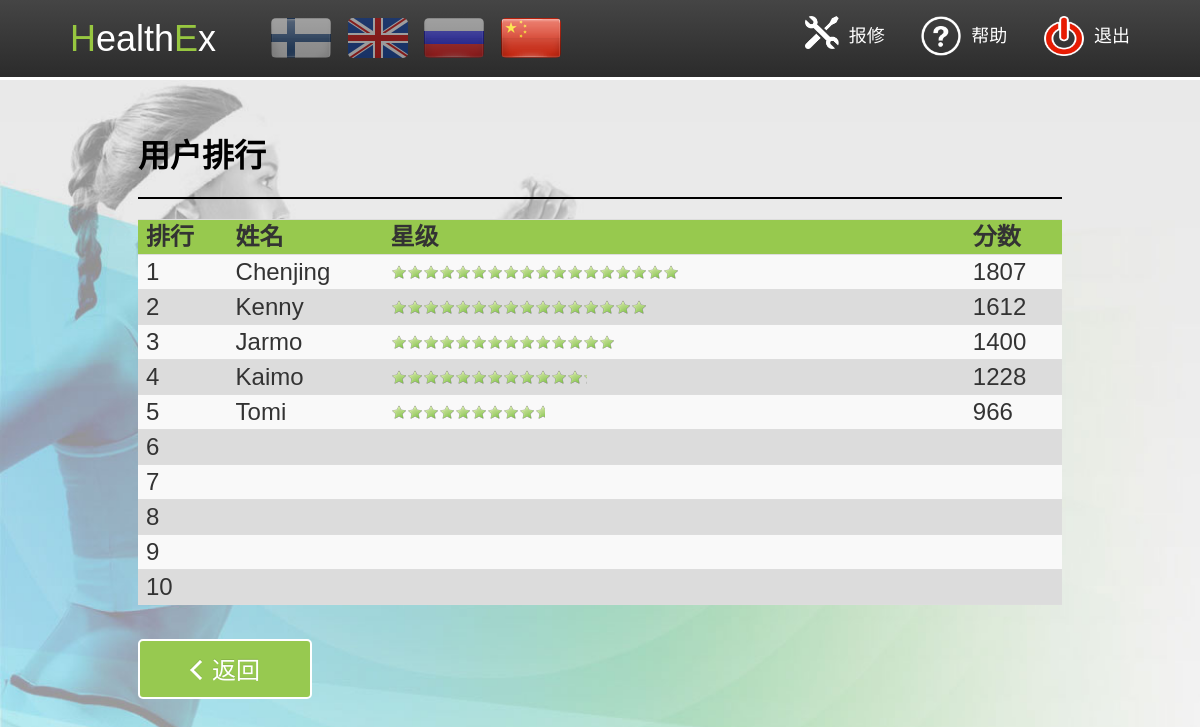
Page /kiosk/rank.php?lang=cn on the committed database.
### tables this page shows
CREATE TABLE IF NOT EXISTS `user` (
`id` int(11) NOT NULL,
  `uid` int(11) NOT NULL,
  `name` varchar(20) NOT NULL,
  `pass` varchar(20) NOT NULL,
  `email` varchar(30) NOT NULL,
  `gender` varchar(4) NOT NULL,
  `age` int(11) NOT NULL,
  `gravatar` varchar(20) NOT NULL,
  `language` varchar(10) NOT NULL,
  `experience` int(11) NOT NULL,
  `status` varchar(50) NOT NULL,
  `scores` int(11) NOT NULL
);

### kiosk/rank.php (the view, shortened to what this page needs)
<?php
	include( dirname(__FILE__) . '/header.php' );
	$query = "SELECT * FROM `user` order by scores desc limit 10";
	$result = mysqli_query( $db, $query );
	$row = array();
	while($r = mysqli_fetch_assoc($result)){
			$row[] = $r;
	};
?>
<div class="wrapper">
	<div class="content">
		<div class="heading">
			<h1 class=""><?=RANK_TOP_USERS?></h1>
		</div>
		<div class="body">
			<table width="100%" cellpadding="0" cellspacing="1" id="ranktable">
				<thead>
					<tr class="ranktitle"><th><?=RANK_RANK?></th><th><?=RANK_NAME?></th><th><?=RANK_STAR_LEVEL?></th><th><?=RANK_SCORES?></th></tr>
				</thead>
				<tbody>
				<?php
					$length = count($row);
					for($i=0;$i<10;$i++){
						if($i%2){
							echo '<tr class="rankitem2"><td>';
						}else{
							echo '<tr class="rankitem"><td>';
						};
						if( $i<$length ){
							$width = $row[$i]['scores'] * 16 / 100;
							$num = $i+1;
							echo $num.'</td><td>'.$row[$i]['name'].'</td><td><div class ="starbox"><div class="star" style = "width:'.$width.'px"></div></td><td>'.$row[$i]['scores'].'</td></tr>';
						}else{
							$num = $i+1;
							echo $num.'</td><td></td><td><div class ="starbox"><div class="star" style = "width:0px"></div></td><td></td></tr>';
						}
					}
				?>
					<tr><td colspan="4" height="20">&nbsp;</td></tr>
					<tr>
					   <td colspan="4" style="padding:0;border:none;">
					   	<button class="btn prev" onclick="javascript:history.go(-1);"><?=BACK?></button>
					   </td>
					</tr>
					</tbody>
			</table>
	   </div>
	</div>
</div>
</body></html>

### interface/styles/kiosk-main.css (style rules this page uses)
html { width: 100%; height: 100%; }
div { border: 0px solid red; }

### interface/styles/rank.css (style rules this page uses)
table#ranktable { border-collapse: collapse; border-spacing: 0; border-color: gray; color: #333; }
table#ranktable thead { display: table-header-group; vertical-align: middle; border-color: inherit; }
table#ranktable th { font-weight: bold; vertical-align: bottom; }
table#ranktable th, table#ranktable td { padding: 8px; line-height: 18px; border-top: 1px solid #DDD; text-align: left; }
table#ranktable tbody { display: table-row-group; vertical-align: middle; border-color: inherit; }
table#ranktable tr.ranktitle { background-color: #97C94E; }
table#ranktable tr.rankitem { background-color: #F9F9F9; }
table#ranktable tr.rankitem2 { background-color: #DCDCDC; }
table#ranktable div.starbox { height: 16px; width: 400px; }
table#ranktable div.star { background-image: url("../pictures/star.png"); background-repeat: repeat-x; height: 16px; }

### interface/styles/yini.css (style rules this page uses)
* { box-sizing: border-box; }
html, body { font-family: Airal, sans-serif; font-size: 24px; padding: 0; margin: 0; }
body { background: url('../pictures/bg3.jpg') center 80px no-repeat; background-size: cover; }
h1, h2, h3, h4, h5, h6 { margin-top: 0; font-family: Arial, sans-serif; }
h1 { font-size: 32px; }
.content { width: 924px; margin: 0 auto; padding: 50px 0 0; }
.heading { border-bottom: 2px solid #000; }
.body { padding: 20px 0; }
.btn { border: 2px solid #fff; background: #97c950; color: #fff; text-align: center; text-transform: uppercase; text-shadow: 0 -1px 0 #88b547; border-radius: 5px; -webkit-border-radius: 5px; -moz-border-radius: 5px; padding: 10px 50px; height: 60px; line-height: 40px; font-size: 24px; position: relative; }
.btn.prev { padding-left: 72px; }
.btn:before { content: ''; display: block; position: absolute; top: 18px; width: 12px; height: 21px; }
.btn.prev:before { background: url('../pictures/arrow-white-left.png') no-repeat; left: 50px; }

### rows in the picture
user: num "1", name "Chenjing", scores "1807"
user: num "2", name "Kenny", scores "1612"
user: num "3", name "Jarmo", scores "1400"
user: num "4", name "Kaimo", scores "1228"
user: num "5", name "Tomi", scores "966"

### other values in the picture
REPORT_PROBLEM "报修"
HELP "帮助"
LOGOUT "退出"
RANK_TOP_USERS "用户排行"
RANK_RANK "排行"
RANK_NAME "姓名"
RANK_STAR_LEVEL "星级"
RANK_SCORES "分数"
$num "6"
$num "7"
$num "8"
$num "9"
$num "10"
BACK "返回"
